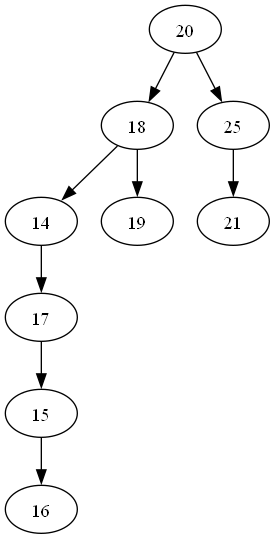

Recreate this plot in Python.
from classes.node_bin_tree import Node
from typing import List, Tuple
from graphviz import Digraph
from queue import Queue


class BinaryTree(object):
    """
    Represents a binary tree data structure.

    Class Variables:
        - count_trees (int): The number of BinaryTree instances created.

    Attributes:
        - root (Node): The root node of the binary tree.
        - size (int): The number of keys in the tree.

    Methods:
        - __init__(): Initializes a BinaryTree instance.
        - __del__(): Deletes a BinaryTree instance.
        - insert(key: int) -> None: Inserts a key into the tree.
        - _insert_rec(insert_node: Node, current_node: Node) -> None: Inserts a node recursively into the binary tree.
        - find(key: int) -> bool: Finds if the key exists in the binary tree.
        - _find_rec(key: int, current_node: Node) -> bool: Finds a key recursively in the binary tree.
        - delete(key: int) -> None: Deletes a node with the given key from the binary tree.
        - _delete_rec(key: int, current_node: Node, previous_node: Node) -> bool: Deletes a node recursively from the
          * binary tree.
        - _find_lakelesu_rec(current_node: Node, previous_node: Node) -> int: Recursively finds the rightmost node in
          * the tree.

    """
    # class variables
    count_trees = 0

    def __init__(self):
        # instance variables
        self.root = None
        self.size = 0  # number of keys in the tree
        BinaryTree.count_trees += 1

    def __del__(self):
        """
        Deletes an instance of the BinaryTree class.

        :return: None
        """
        BinaryTree.count_trees -= 1

    def insert(self, key: int) -> None:
        """
        Insert a key into the tree.

        :param key: The key to be inserted into the tree.
        :return: None
        """
        node = Node(key)
        if self.size == 0:
            self.root = node  # create the root of the tree
        else:
            self._insert_rec(node, self.root)  # if root exists, insert key recursive
        self.size += 1

    def _insert_rec(self, insert_node: Node, current_node: Node) -> None:
        """
        Insert a node recursively into the binary tree.

        :param insert_node: The node to insert.
        :param current_node: The current node in the recursion.
        :return: None
        :raises ValueError: If the key already exists in the binary tree.
        """
        if insert_node.get_key() < current_node.get_key():
            if current_node.get_left() is None:
                current_node.set_left(insert_node)
            else:
                self._insert_rec(insert_node, current_node.get_left())
        elif insert_node.get_key() > current_node.get_key():
            if current_node.get_right() is None:
                current_node.set_right(insert_node)
            else:
                self._insert_rec(insert_node, current_node.get_right())
        else:
            raise ValueError("Key already exists in the binary tree.")

    def find(self, key: int) -> bool:
        """
        Finds if the key exists in the data structure.

        :param key: The key to search for.
        :return: True if the key is found, False otherwise.
        """
        return self._find_rec(key, self.root)

    def _find_rec(self, key: int, current_node: Node) -> bool:
        """
        Find a key recursively in a binary search tree.

        :param key: The key to search for.
        :param current_node: The current node being evaluated.
        :return: True if the key is found, False otherwise.
        """
        if current_node is None:
            return False
        elif key == current_node.get_key():
            return True
        elif key < current_node.get_key():
            return self._find_rec(key, current_node.get_left())
        else:  # key > current_node.get_key()
            return self._find_rec(key, current_node.get_right())

    def delete(self, key: int) -> None:
        """
        Deletes a node with the given key from the binary tree.

        :param key: The key of the node to be deleted.
        :return: None
        :raises ValueError: If the key does not exist in the binary tree.
        """
        if not self._delete_rec(key, self.root, self.root):
            raise ValueError("Key does not exist in the binary tree.")
        self.size -= 1

    def _delete_rec(self, key: int, current_node: Node, previous_node: Node) -> bool:
        """
        This method is a recursive helper function for deleting a node with a given key from a binary search tree.
        It recursively searches for the node with the given key and deletes it from the tree.
        If the node is found and deleted, the method returns True. Otherwise, it returns False.

        The method follows the following logic:
        1. Check if the current node is None. If so, return False as the key was not found in the tree.
        2. Check if the key is less than the current node's key. If so, recursively call the method with the left child
           * of the current node as the new current node and the current node as the new previous node.
        3. Check if the key is greater than the current node's key. If so, recursively call the method with the right
           * child of the current node as the new current node and the current node as the new previous node.
        4. If none of the above conditions are met, it means that the key is equal to the current node's key. Perform
           * the following deletion logic:
           - If the current node has no children, update the appropriate child of the previous node to None, depending
             * on whether the current node is the left or right child. Or if the current node is the root, set the root
             * to None.
           - If the current node has only a left child, update the appropriate child of the previous node to the left
             * child. Or if the current node is the root, set the left child of the root as the new root.
           - If the current node has only a right child, update the appropriate child of the previous node to the right
             * child. Or if the current node is the root, set the right child of the root as the new root.
           - If the current node has both a left and right child, find the largest key in the left subtree of the
             * current node (called "lakelesu") and replace the current node's key with lakelesu. If the left child of
             * the current node does not have a right child, the lakelesu is already found. Otherwise, find recursively
             * the rightmost node of the left subtree.
        5. After performing the deletion, return True.

        Note: This method should only be called as a helper function within the context of a binary search tree class.

        :param key: The key of the node to be deleted.
        :param current_node: The current node being checked.
        :param previous_node: The previous node of the current node (parent node).
        :return: True if the node is successfully deleted, False otherwise.
        """
        if current_node is None:
            return False
        elif key < current_node.get_key():
            return self._delete_rec(key, current_node.get_left(), current_node)
        elif key > current_node.get_key():
            return self._delete_rec(key, current_node.get_right(), current_node)
        else:  # key == current_node.get_key()
            if current_node.get_left() is None and current_node.get_right() is None:
                if current_node.get_key() < previous_node.get_key():
                    previous_node.set_left(None)
                elif current_node.get_key() > previous_node.get_key():
                    previous_node.set_right(None)
                else:  # current_node == previous_node -> we are at the root.
                    self.root = None
            elif current_node.get_left() is not None and current_node.get_right() is None:
                if current_node.get_key() < previous_node.get_key():
                    previous_node.set_left(current_node.get_left())
                elif current_node.get_key() > previous_node.get_key():
                    previous_node.set_right(current_node.get_left())
                else:  # current_node == previous_node -> we are at the root.
                    self.root = current_node.get_left()
            elif current_node.get_right() is not None and current_node.get_left() is None:
                if current_node.get_key() < previous_node.get_key():
                    previous_node.set_left(current_node.get_right())
                elif current_node.get_key() > previous_node.get_key():
                    current_node.set_right(current_node.get_right())
                else:  # current_node == previous_node -> we are at the root.
                    self.root = current_node.get_right()
            else:  # current_node.get_left() is not None and current_node.get_right() is not None
                # Find the largest key in left subtree of the node to be deleted and move that key up.
                if current_node.get_left().get_right() is not None:
                    lakelesu = self._find_lakelesu_rec(current_node.get_left(), current_node)
                else:
                    lakelesu = current_node.get_left().get_key()
                    if current_node.get_left().get_left() is not None:
                        current_node.set_left(current_node.get_left().get_left())
                    else:
                        current_node.set_left(None)
                current_node.set_key(lakelesu)
            return True

    def _find_lakelesu_rec(self, current_node: Node, previous_node: Node) -> int:
        """
        Recursively finds the rightmost node in the tree rooted at `current_node`, performing some modification on the
        * tree structure along the way.

        If the current node has a right child, the method continues recursively with the right child as the new
        * `current_node` and the current node as the new `previous_node`.

        If the node with the lakelesu (current node) was found, the method follows the following logic:
        1. If the current node does not have a left child, the right child of the previous node is set to None.
        2. If the current node has a left child, the right child of the previous node is set to the left child.
        3. Finally, the key of the current node that has been processed is returned.

        :param current_node: The current node being processed.
        :param previous_node: The previous node in the tree.
        :return: The key of the current node that has been processed.
        """
        # If the right child of the current_node is not None, go deeper.
        if current_node.get_right() is not None:
            return self._find_lakelesu_rec(current_node.get_right(), current_node)
        # If the rightmost node (lakelesu) was reached, set the right child of the previous node accordingly.
        if current_node.get_left() is None:
            previous_node.set_right(None)
        else:
            previous_node.set_right(current_node.get_left())
        return current_node.get_key()

    def print_tree_dfs(self) -> None:
        """
        Print the nodes of the binary tree using depth-first search (DFS) and visualize the tree.

        :return: None
        """
        if self.root is not None:
            tree = Digraph()
            preorder_list, inorder_list, postorder_list, tree = self._print_tree_dfs_rec(self.root, list(), list(), list(), tree)
            print(f"Pre-order: {preorder_list}")
            print(f"In-order: {inorder_list}")
            print(f"Post-order: {postorder_list}")
            tree.render(filename='binary_tree', view=True, format='png')
        else:
            print("The tree is empty.")

    def _print_tree_dfs_rec(self, current_node: Node, pre_list: List, in_list: List, post_list: List, tree: Digraph) -> Tuple[List, List, List, Digraph]:
        """
        This method performs a recursive depth-first search traversal of the tree starting from the given current node.
        It updates the pre_list, in_list, and post_list by appending the keys of the visited nodes in the respective
        * traversal order.
        It also updates the tree by adding nodes and edges corresponding to the visited nodes (in pre-order manner).

        :param current_node: The current node being traversed in the tree.
        :param pre_list: A list to store the keys of the nodes visited in pre-order traversal.
        :param in_list: A list to store the keys of the nodes visited in in-order traversal.
        :param post_list: A list to store the keys of the nodes visited in post-order traversal.
        :param tree: A Digraph object representing the tree.
        :return: A tuple containing the updated lists (pre_list, in_list, post_list) and the Digraph object (tree).
        """
        # Append the key of the current_node to the pre-order list BEFORE visiting the left and right child.
        pre_list.append(current_node.get_key())
        tree.node(str(current_node.get_key()), str(current_node.get_key()))
        if current_node.get_left() is not None:
            tree.edge(str(current_node.get_key()), str(current_node.get_left().get_key()))
            pre_list, in_list, post_list, tree = self._print_tree_dfs_rec(current_node.get_left(), pre_list, in_list, post_list, tree)
        # Append the key of the current_node to the in-order list AFTER visiting the left child but BEFORE visiting the
        # * right child.
        in_list.append(current_node.get_key())
        if current_node.get_right() is not None:
            tree.edge(str(current_node.get_key()), str(current_node.get_right().get_key()))
            pre_list, in_list, post_list, tree = self._print_tree_dfs_rec(current_node.get_right(), pre_list, in_list, post_list, tree)
        # Append the key of the current_node to the post-order list AFTER visiting the left and right child.
        post_list.append(current_node.get_key())
        return pre_list, in_list, post_list, tree

    def print_tree_bfs(self) -> None:
        """
        Prints the tree using breadth-first search (BFS) traversal with a queue data structure.

        :return: None
        """
        if self.root is not None:
            bfs_list = [self.root.get_key()]
            queue = Queue()
            queue.put(self.root)
            while not queue.empty():
                # Get the next node in the queue.
                current_node = queue.get()
                # If the left child is not None enqueue it and append its key to the bfs list.
                if current_node.get_left() is not None:
                    bfs_list.append(current_node.get_left().get_key())
                    queue.put(current_node.get_left())
                # If the right child is not None enqueue it and append its key to the bfs list.
                if current_node.get_right() is not None:
                    bfs_list.append(current_node.get_right().get_key())
                    queue.put(current_node.get_right())
            print(f"Breadth-first: {bfs_list}")
        else:
            print("The tree is empty.")

    def get_size(self) -> int:
        """
        Get the size of the object (number of nodes in the binary tree).

        :return: The size of the object.
        """
        return self.size

    def get_height(self) -> int:
        """
        Get the height of the binary tree.
        The height of an empty binary tree is 0.
        The height of a binary tree with a single node (root) is 1.

        :return: The height of the binary tree.
        """
        return self._get_height_rec(self.root)

    def _get_height_rec(self, node: Node) -> int:
        """
        Recursively calculates the height of a binary tree starting from the given node.

        :param node: The root node of the current subtree.
        :return: The height of the binary tree.
        """
        if node is None:
            return 0
        height_left = self._get_height_rec(node.get_left())
        height_right = self._get_height_rec(node.get_right())
        return max(height_left, height_right) + 1

    def burn_off(self) -> None:
        """
        Clears the binary tree by setting the root to None.

        :return: None
        """
        self.root = None
        self.size = 0
